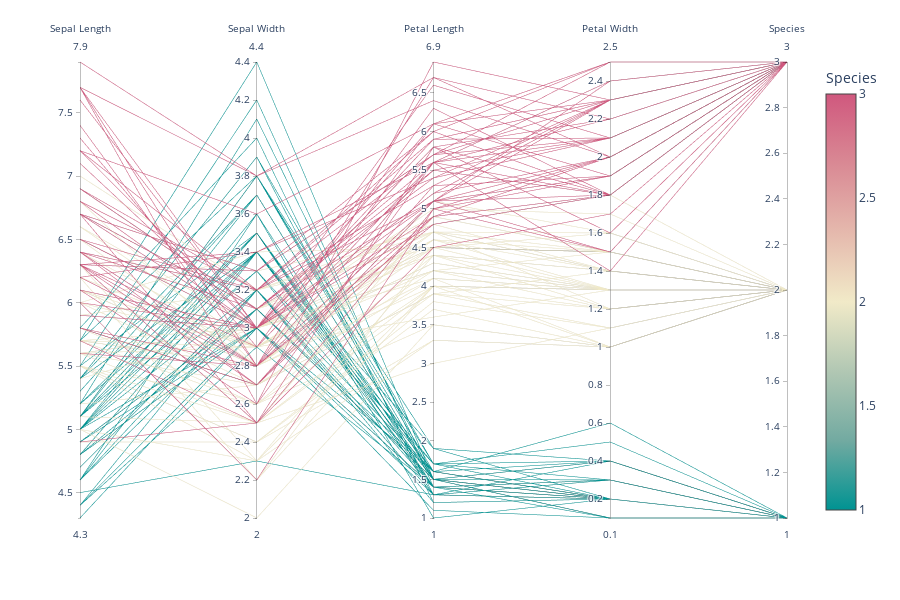

Notebook cell for this chart:
### Code cell
fig = px.parallel_coordinates(df_iris, color="species_id", labels={"species_id": "Species",
                "sepal_width": "Sepal Width", "sepal_length": "Sepal Length",
                "petal_width": "Petal Width", "petal_length": "Petal Length", },
                             color_continuous_scale=px.colors.diverging.Tealrose,
                             color_continuous_midpoint=2)
fig.show()

### Figure 1 — Plotly figure (JSON) as saved in the notebook; plotly's stock layout.template omitted (floating-point values rounded to 4 significant figures; data arrays with more than 128 entries replaced by an {"elided": "..."} marker saying what was removed)
{"data": [{"dimensions": [{"label": "Sepal Length", "values": {"elided": "150 float values"}}, {"label": "Sepal Width", "values": {"elided": "150 float values"}}, {"label": "Petal Length", "values": {"elided": "150 float values"}}, {"label": "Petal Width", "values": {"elided": "150 float values"}}, {"label": "Species", "values": {"elided": "150 int values"}}], "domain": {"x": [0, 0.98], "y": [0, 1]}, "line": {"color": {"elided": "150 int values"}, "coloraxis": "coloraxis"}, "name": "", "type": "parcoords"}], "layout": {"coloraxis": {"cmid": 2, "colorbar": {"title": {"text": "Species"}}, "colorscale": [[0, "rgb(0, 147, 146)"], [0.1667, "rgb(114, 170, 161)"], [0.3333, "rgb(177, 199, 179)"], [0.5, "rgb(241, 234, 200)"], [0.6667, "rgb(229, 185, 173)"], [0.8333, "rgb(217, 137, 148)"], [1, "rgb(208, 88, 126)"]]}, "height": 600, "legend": {"tracegroupgap": 0}, "margin": {"t": 60}}}
